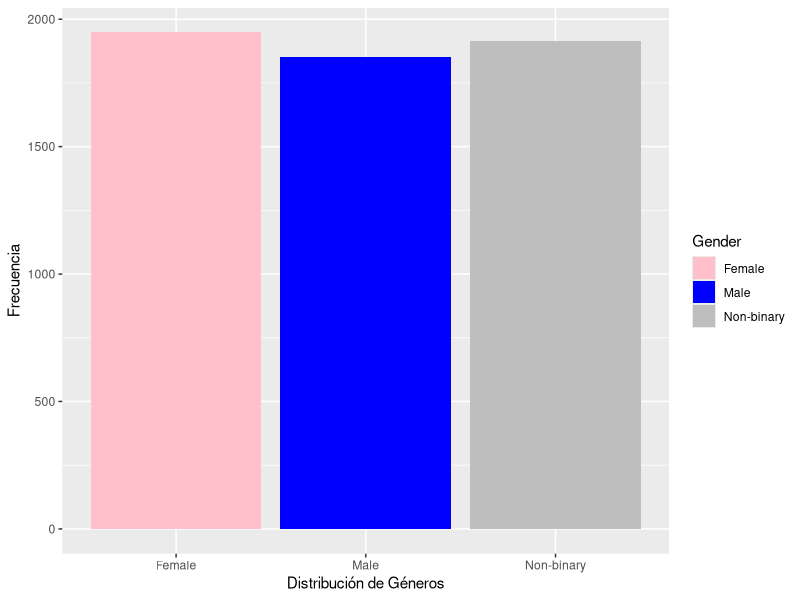
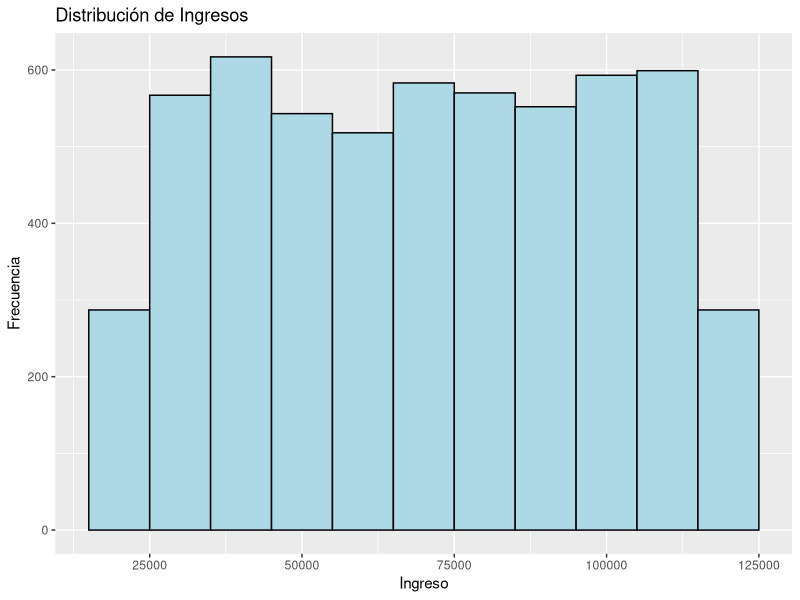
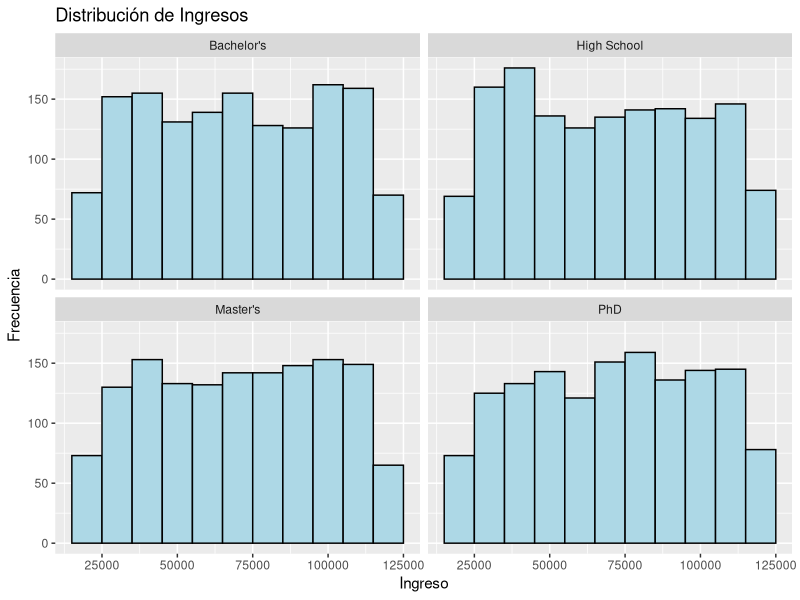
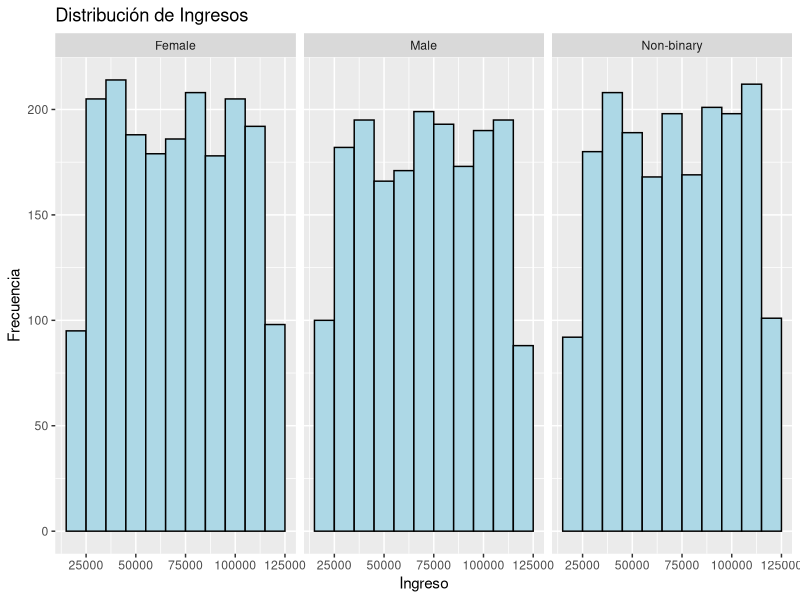
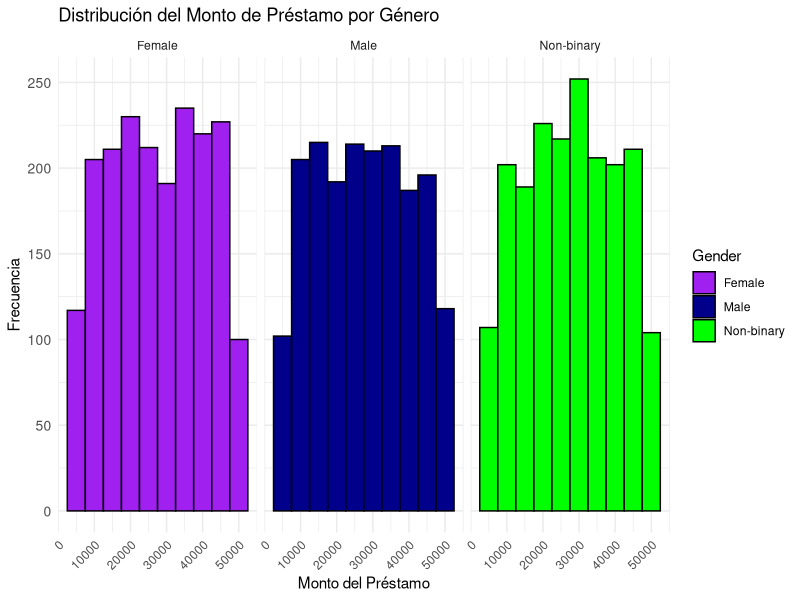
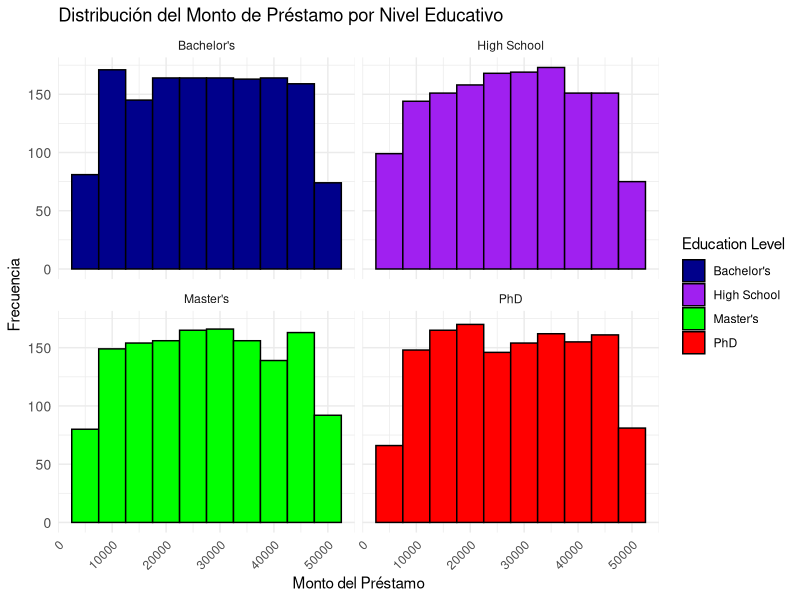
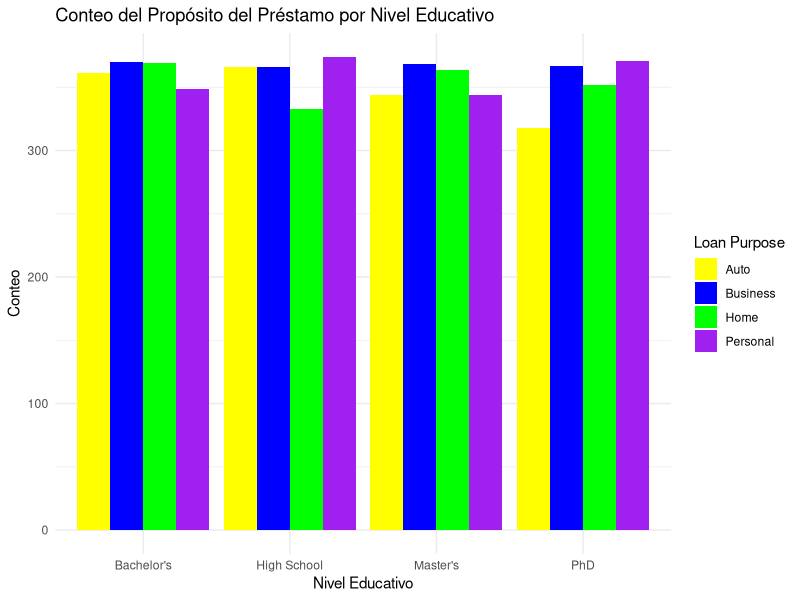

Reproduce these figures in R, in order.
## ---- chunk 1
library(readr)
base_financial_risk_assessment <- read_delim("base-financial-risk-assessment.csv", 
    delim = ";", escape_double = FALSE, trim_ws = TRUE)
View(base_financial_risk_assessment)
## ---- chunk 2
head(base_financial_risk_assessment)
## ---- chunk 3
Base_limpia <- na.omit(base_financial_risk_assessment)
head(Base_limpia)
## ---- chunk 4
library(dplyr)
resultado <- Base_limpia %>% 
  summarise(
    
    # calculamos los estadísticos de interés para la variable edad/Age
    media_edad = mean(Age),
    varianza_edad = var(Age),
    min_edad = min(Age),
    max_edad = max(Age),
    
    # Calculamos los estadísticos de interés para la variable ingreso/Income
    media_ingresos = mean(Income),
    varianza_ingresos = var(Income),
    min_ingresos = min(Income),
    max_ingresos = max(Income),
    
    # Calculamos los estadísticos de interés para la variable record_crediticio/ Credit Score
    media_record_crediticio = mean(`Credit Score`),
    varianza_record_crediticio = var(`Credit Score`),
    min_record_crediticio = min(`Credit Score`),
    max_record_crediticio = max(`Credit Score`),
    
    # Calculamos los estadísticos de interés para la variable monto del préstamo/ Loan Amount
    media_monto_prestamo = mean(`Loan Amount`),
    varianza_monto_prestamo = var(`Loan Amount`),
    min_monto_prestamo = min(`Loan Amount`),
    max_monto_prestamo = max(`Loan Amount`),
    
    # Calculamos los estadísticos de interés para variable anyos_trabajo / Years at current job
    media_anyos_trabajo = mean(`Years at Current Job`),
    varianza_anyos_trabajo = var(`Years at Current Job`),
    min_anyos_trabajo = min(`Years at Current Job`),
    max_anyos_trabajo = max(`Years at Current Job`),
  )
## ---- chunk 5
resultado$media_edad
resultado$min_edad
resultado$max_edad
## ---- chunk 6
resultado$media_ingresos
resultado$varianza_ingresos
resultado$min_ingresos
resultado$max_ingresos
## ---- chunk 7
resultado$media_monto_prestamo
resultado$varianza_monto_prestamo
resultado$min_monto_prestamo
resultado$max_monto_prestamo
## ---- chunk 8
library(ggplot2)
# Gráfico con las distribuciones del género
ggplot(Base_limpia, aes(x = Gender, fill = Gender)) +
  geom_bar() +
  scale_fill_manual(values = c("Male" = "blue", "Female" = "pink", "Non-binary" = "gray")) +
  labs(x = "Distribución de Géneros", y = "Frecuencia")

## ---- chunk 9
library(ggplot2)
ggplot(Base_limpia, aes(x = Income)) + 
  geom_histogram(binwidth = 10000, fill = "lightblue", color = "black") + 
  labs(x = "Ingreso", y = "Frecuencia", title = "Distribución de Ingresos")
## ---- chunk 10
library(ggplot2)
ggplot(Base_limpia, aes(x = Income)) + 
  geom_histogram(binwidth = 10000, fill = "lightblue", color = "black") + 
  labs(x = "Ingreso", y = "Frecuencia", title = "Distribución de Ingresos") +
  facet_wrap(~ `Education Level`)  # Facet por nivel educativo
## ---- chunk 11
library(ggplot2)
ggplot(Base_limpia, aes(x = Income)) + 
  geom_histogram(binwidth = 10000, fill = "lightblue", color = "black") + 
  labs(x = "Ingreso", y = "Frecuencia", title = "Distribución de Ingresos") +
  facet_wrap(~ Gender)  # Facet Género
## ---- chunk 12
library(ggplot2)

ggplot(Base_limpia, aes(x = `Loan Amount`, fill = Gender)) +  
  geom_histogram(binwidth = 5000, color = "black", position = "identity") +  
  scale_fill_manual(values = c("Male" = "darkblue", "Female" = "purple", "Non-binary" = "green")) +  
  facet_wrap(~ Gender) +  
  labs(x = "Monto del Préstamo", y = "Frecuencia", title = "Distribución del Monto de Préstamo por Género") + 
  theme_minimal() +
  theme(axis.text.y = element_text(size = 10), # Ajustamos el tamaño del texto
        axis.text.x = element_text(angle = 45, hjust = 1))  #Rotamos el texto


## ---- chunk 13
library(ggplot2)

ggplot(Base_limpia, aes(x = `Loan Amount`, fill = `Education Level`)) +  
  geom_histogram(binwidth = 5000, color = "black", position = "identity") +  
  scale_fill_manual(values = c("Bachelor's" = "darkblue", "High School" = "purple", "Master's" = "green", "PhD" = "red")) +  
  facet_wrap(~ `Education Level`) +  
  labs(x = "Monto del Préstamo", y = "Frecuencia", title = "Distribución del Monto de Préstamo por Nivel Educativo") + 
  theme_minimal() +
  theme(axis.text.y = element_text(size = 10), # Ajustamos el tamaño del texto
        axis.text.x = element_text(angle = 45, hjust = 1))  #Rotamos el texto
## ---- chunk 14
library(ggplot2)
library(dplyr)

# Contar las combinaciones de Education Level y Loan Purpose
Base_count <- Base_limpia %>%
  group_by(`Education Level`, `Loan Purpose`) %>%
  summarise(Count = n(), .groups = 'drop')

# Gráfico de barras para visualizar el conteo
ggplot(Base_count, aes(x = `Education Level`, y = Count, fill = `Loan Purpose`)) +
  geom_bar(stat = "identity", position = "dodge") +  # Usa barras para mostrar el conteo
  labs(x = "Nivel Educativo", y = "Conteo", title = "Conteo del Propósito del Préstamo por Nivel Educativo") +
  scale_fill_manual(values = c("Business" = "blue", "Personal" = "purple", "Home" = "green", "Auto" = "yellow")) +
  theme_minimal()
